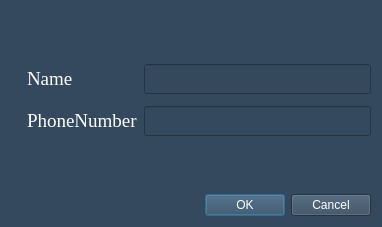
<?xml version="1.0" encoding="UTF-8"?>
<ui version="4.0">
 <class>PhoneDialog</class>
 <widget class="QDialog" name="PhoneDialog">
  <property name="geometry">
   <rect>
    <x>0</x>
    <y>0</y>
    <width>382</width>
    <height>227</height>
   </rect>
  </property>
  <property name="font">
   <font>
    <family>Times New Roman</family>
    <pointsize>14</pointsize>
    <italic>false</italic>
    <bold>false</bold>
   </font>
  </property>
  <property name="windowTitle">
   <string>Add  Contact</string>
  </property>
  <property name="styleSheet">
   <string notr="true">background-color: rgb(52, 73, 94);
color: rgb(255, 255, 255);
font: 14pt &quot;Times New Roman&quot;;
</string>
  </property>
  <layout class="QGridLayout" name="gridLayout">
   <item row="1" column="0" colspan="2">
    <layout class="QHBoxLayout" name="horizontalLayout">
     <property name="spacing">
      <number>6</number>
     </property>
     <property name="bottomMargin">
      <number>6</number>
     </property>
     <item>
      <widget class="QLabel" name="lbl_user_Icon">
       <property name="maximumSize">
        <size>
         <width>28</width>
         <height>28</height>
        </size>
       </property>
       <property name="text">
        <string/>
       </property>
       <property name="pixmap">
        <pixmap resource="Resources.qrc">:/icons/icon/user-svgrepo-com.svg</pixmap>
       </property>
       <property name="scaledContents">
        <bool>true</bool>
       </property>
      </widget>
     </item>
     <item>
      <widget class="QLabel" name="lbl_ContactName">
       <property name="minimumSize">
        <size>
         <width>111</width>
         <height>0</height>
        </size>
       </property>
       <property name="text">
        <string>Name </string>
       </property>
      </widget>
     </item>
     <item>
      <widget class="QLineEdit" name="lineEdit_name"/>
     </item>
    </layout>
   </item>
   <item row="4" column="1">
    <widget class="QDialogButtonBox" name="buttonBox">
     <property name="orientation">
      <enum>Qt::Horizontal</enum>
     </property>
     <property name="standardButtons">
      <set>QDialogButtonBox::Cancel|QDialogButtonBox::Ok</set>
     </property>
    </widget>
   </item>
   <item row="3" column="0" colspan="2">
    <spacer name="verticalSpacer">
     <property name="orientation">
      <enum>Qt::Vertical</enum>
     </property>
     <property name="sizeHint" stdset="0">
      <size>
       <width>20</width>
       <height>40</height>
      </size>
     </property>
    </spacer>
   </item>
   <item row="2" column="0" colspan="2">
    <layout class="QHBoxLayout" name="horizontalLayout_2">
     <item>
      <widget class="QLabel" name="lbl_phone_Icon">
       <property name="maximumSize">
        <size>
         <width>28</width>
         <height>28</height>
        </size>
       </property>
       <property name="text">
        <string/>
       </property>
       <property name="pixmap">
        <pixmap resource="Resources.qrc">:/icons/icon/phone-svgrepo-com.svg</pixmap>
       </property>
       <property name="scaledContents">
        <bool>true</bool>
       </property>
      </widget>
     </item>
     <item>
      <widget class="QLabel" name="lbl_ContactPhone">
       <property name="font">
        <font>
         <family>Times New Roman</family>
         <pointsize>14</pointsize>
         <italic>false</italic>
         <bold>false</bold>
        </font>
       </property>
       <property name="text">
        <string>PhoneNumber</string>
       </property>
      </widget>
     </item>
     <item>
      <widget class="QLineEdit" name="lineEdit_number"/>
     </item>
    </layout>
   </item>
   <item row="4" column="0">
    <spacer name="horizontalSpacer">
     <property name="orientation">
      <enum>Qt::Horizontal</enum>
     </property>
     <property name="sizeHint" stdset="0">
      <size>
       <width>40</width>
       <height>20</height>
      </size>
     </property>
    </spacer>
   </item>
   <item row="0" column="0" colspan="2">
    <spacer name="verticalSpacer_2">
     <property name="orientation">
      <enum>Qt::Vertical</enum>
     </property>
     <property name="sizeHint" stdset="0">
      <size>
       <width>20</width>
       <height>40</height>
      </size>
     </property>
    </spacer>
   </item>
  </layout>
 </widget>
 <tabstops>
  <tabstop>lineEdit_name</tabstop>
  <tabstop>lineEdit_number</tabstop>
 </tabstops>
 <resources>
  <include location="Resources.qrc"/>
 </resources>
 <connections>
  <connection>
   <sender>buttonBox</sender>
   <signal>accepted()</signal>
   <receiver>PhoneDialog</receiver>
   <slot>accept()</slot>
   <hints>
    <hint type="sourcelabel">
     <x>372</x>
     <y>207</y>
    </hint>
    <hint type="destinationlabel">
     <x>157</x>
     <y>226</y>
    </hint>
   </hints>
  </connection>
  <connection>
   <sender>buttonBox</sender>
   <signal>rejected()</signal>
   <receiver>PhoneDialog</receiver>
   <slot>reject()</slot>
   <hints>
    <hint type="sourcelabel">
     <x>372</x>
     <y>213</y>
    </hint>
    <hint type="destinationlabel">
     <x>286</x>
     <y>226</y>
    </hint>
   </hints>
  </connection>
 </connections>
</ui>
